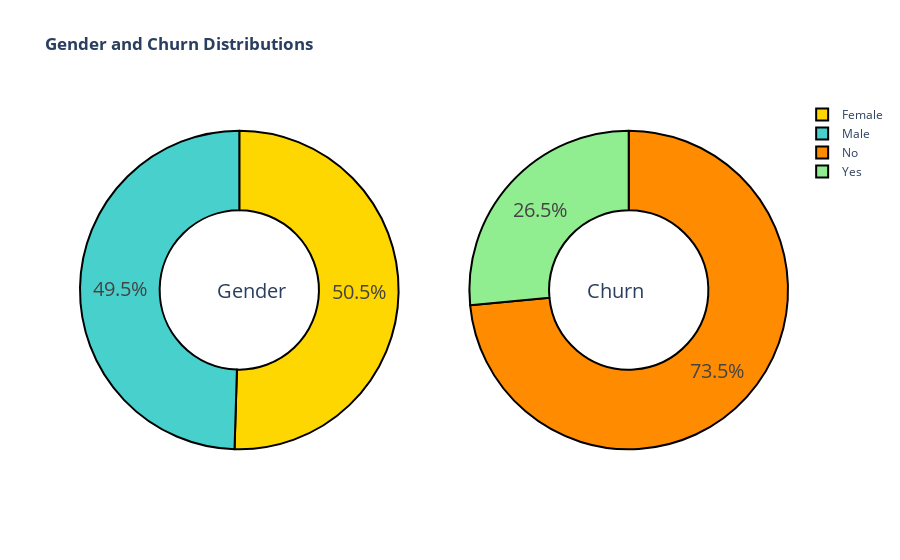

Notebook cell for this chart:
### Code cell
iplot(fig)

### Figure 1 — Plotly figure (JSON) as saved in the notebook; plotly's stock layout.template omitted (floating-point values rounded to 4 significant figures)
{"data": [{"domain": {"x": [0, 0.45], "y": [0, 1]}, "hole": 0.5, "labels": ["Female", "Male"], "marker": {"colors": ["gold", "mediumturquoise"], "line": {"color": "black", "width": 2}}, "name": "Gender", "textfont": {"size": 20}, "values": [3555, 3488], "type": "pie"}, {"domain": {"x": [0.55, 1], "y": [0, 1]}, "hole": 0.5, "labels": ["No", "Yes"], "marker": {"colors": ["darkorange", "lightgreen"], "line": {"color": "black", "width": 2}}, "name": "Churn", "textfont": {"size": 20}, "values": [5174, 1869], "type": "pie"}], "layout": {"annotations": [{"font": {"size": 20}, "showarrow": false, "text": "Gender", "x": 0.19, "y": 0.5}, {"font": {"size": 20}, "showarrow": false, "text": "Churn", "x": 0.8, "y": 0.5}], "title": {"text": "<b>Gender and Churn Distributions<b>"}}}
